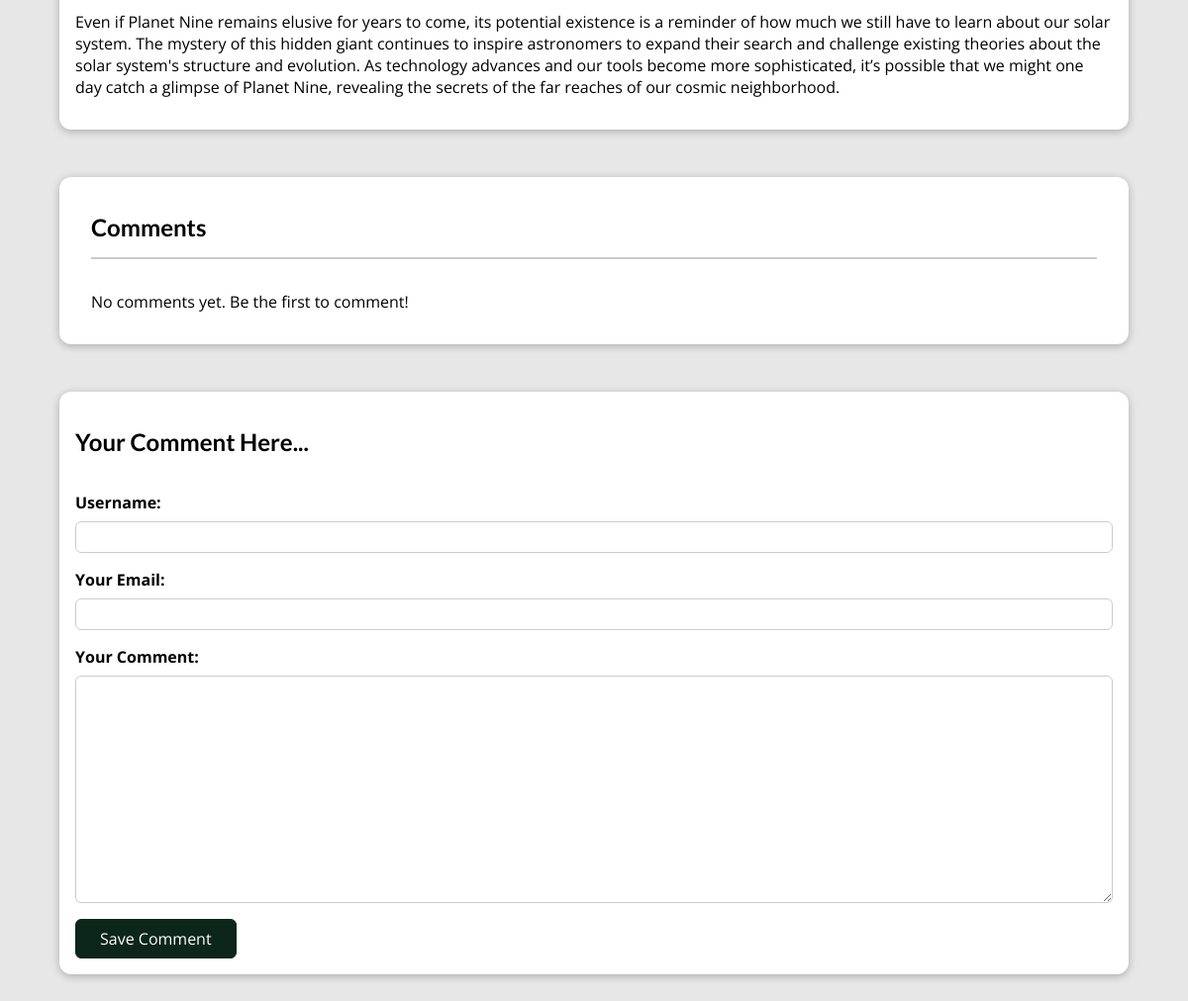
The page /posts/hidden-planet-nine (lower part) on the database as committed earlier.
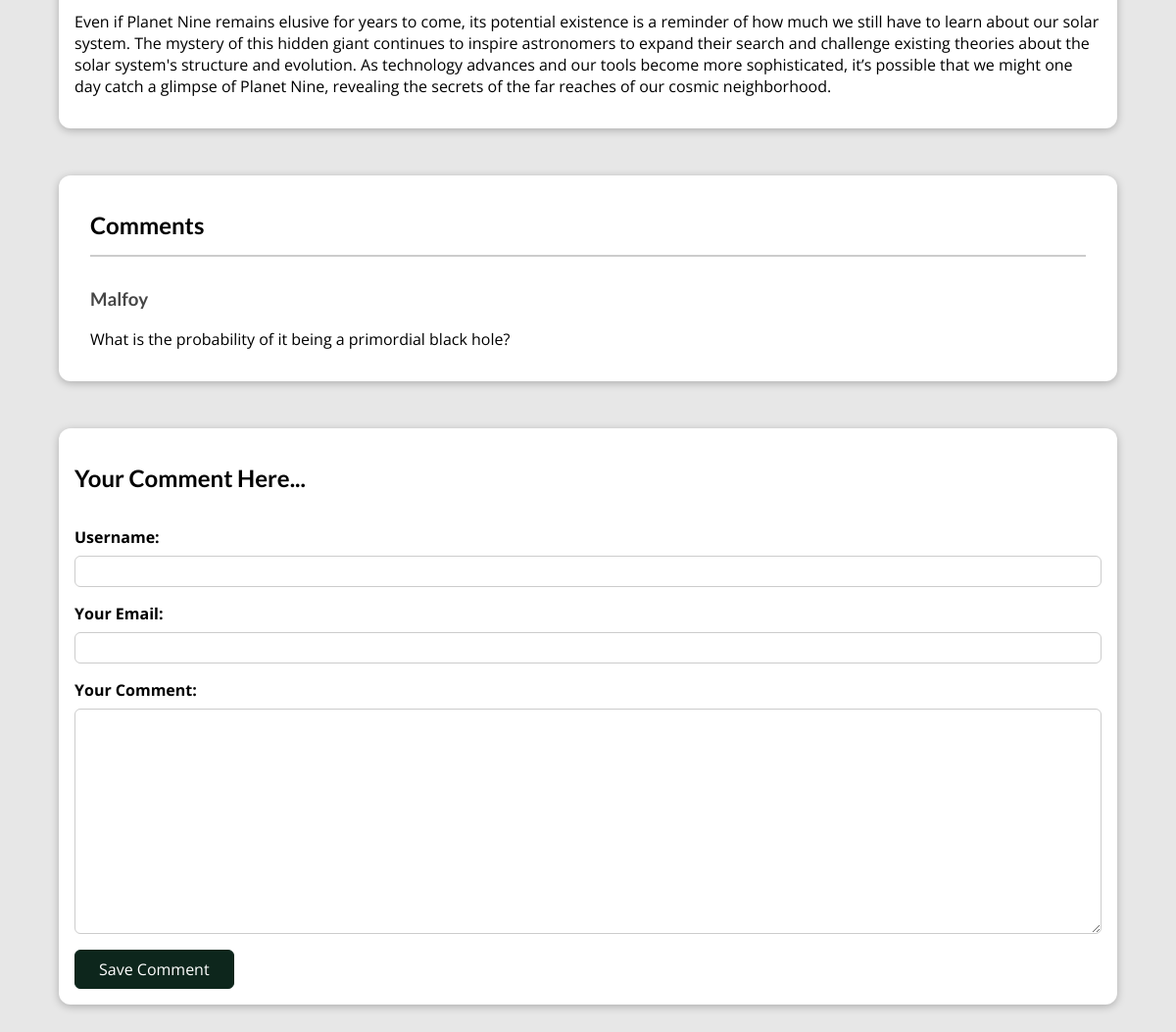
The same page on the database as committed later.
### blog/models.py (models this page shows)
class Comment(models.Model):
    username = models.CharField(max_length=120)
    user_email = models.EmailField()
    text = models.TextField(max_length=400)
    post = models.ForeignKey(Post, on_delete=models.CASCADE, related_name="comments")

### blog/views.py (the view)
# urls.py: path("posts/<slug:slug>", views.SinglePostView.as_view(), name="post-detail-page")
class SinglePostView(View):
    template_name = "blog/post-detail.html"
    model = Post
    def get(self, request, slug):
        post = Post.objects.get(slug=slug)
        context = {
            "post": post,
            "post_tags": post.tags.all(),
            "comment_form": CommentForm(),
            "comments": post.comments.all().order_by("-id"),
        }
        return render(request, "blog/post-detail.html", context)
    def post(self, request, slug):
        comment_form = CommentForm(request.POST)
        post = Post.objects.get(slug=slug)
        if comment_form.is_valid():
            comment = comment_form.save(commit=False)
            comment.post = post
            comment.save()
            return HttpResponseRedirect(reverse("post-detail-page", args=[slug]))
        context = {
            "post": post,
            "post_tags": post.tags.all(),
            "comment_form": comment_form,
            "comments": post.comments.all(),
        }
        return render(request, "blog/post-detail.html", context)

### blog/forms.py
class CommentForm(forms.ModelForm):
    class Meta:
        model = Comment
        exclude = ["post"]
        labels = {
            "user_name": "Your Name",
            "user_email": "Your Email",
            "text": "Your Comment"
        }

### blog/models.py (called while the page is built)
    def __str__(self):
        return self.caption

    def full_name(self):
        return f"{self.first_name} {self.last_name}"

    def __str__(self):
        return self.full_name()

### blog/templates/blog/post-detail.html (shortened to what this page needs)
{% extends "base.html" %}
{% load static %}
{% block css_files %}
  <link rel="stylesheet" href="{% static "/blog/post-detail.css" %}"/>
{% endblock %}
{% block content %}
  <main>
    {{ post.content|linebreaks }}
  </main>
  <section id="comments">
    <h2>Comments</h2>
    {% if post.comments.count == 0 %}
      <p>No comments yet. Be the first to comment!</p>
    {% else %}
      <ul>
        {% for comment in comments %}
          <li>
            <h3>{{ comment.username }}</h3>
            <p>{{ comment.text|linebreaks }}</p>
          </li>
        {% endfor %}
      </ul>
    {% endif %}
  </section>
  <section id="comment-form">
    <h2>Your Comment Here...</h2>
    <form action="{% url "post-detail-page" post.slug %}" method="post">
      {% for form_field in comment_form %}
        <div class="form-control {% if form_field.errors %}invalid{% endif %}">
          {{ form_field.label_tag }}
          {{ form_field }}
        </div>
      {% endfor %}
      <button>Save Comment</button>
    </form>
  </section>
{% endblock %}

Rows that differ between the two databases and show on the page:
added Comment: username "Malfoy", text "What is the probability of it being a primordial black hole?"
Other text that changed with them:
text no longer shown: "No comments yet. Be the first to comment!"
